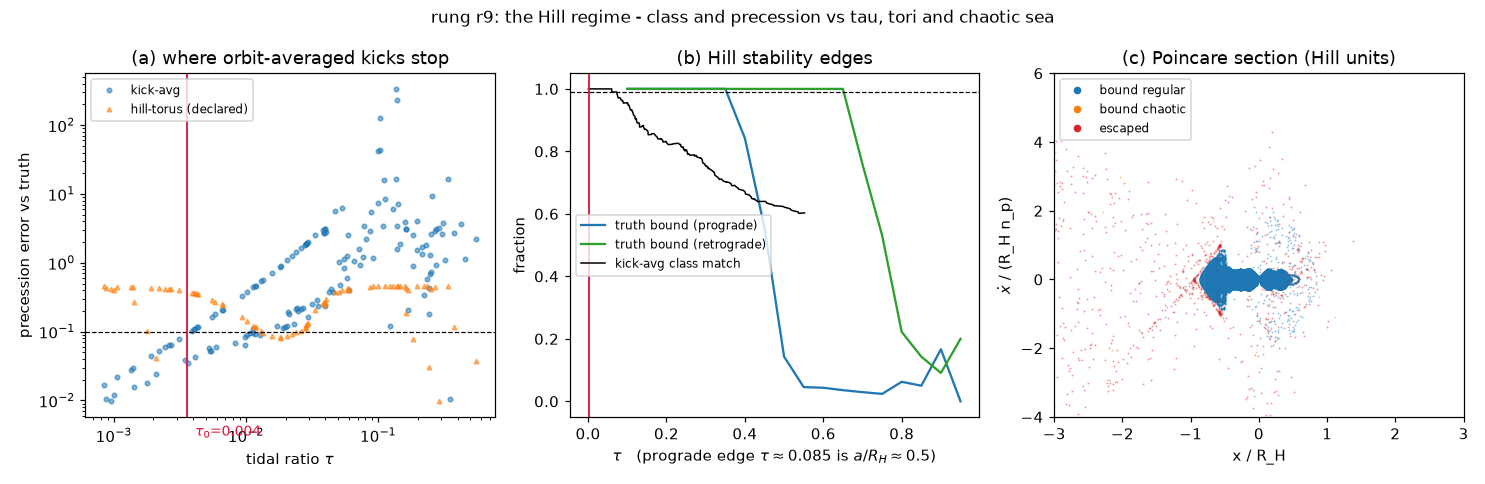

Write Python code to recreate this figure.
"""One picture for Julien: (a) precession error vs tau with tau0 marked,
(b) truth's bound fraction vs a/R_H (the Hill stability edges) and kick-avg's
running class-match fraction, (c) a Poincare section in Hill units (rotating
frame, y=0, ydot>0) from the truth, tori and chaotic sea coloured.
"""
import json
import numpy as np
import matplotlib
matplotlib.use("Agg")
import matplotlib.pyplot as plt
from common import RH
from cands import TS, DT, T_EVAL

with open("table.json") as f:
    rows = json.load(f)
with open("metrics.json") as f:
    M = json.load(f)
tau0 = M["kick-avg"]["tau0"]
shards = [np.load(f"truth_shard{k}.npz") for k in range(4)]

fig, axes = plt.subplots(1, 3, figsize=(13.5, 4.4))

# (a) precession error vs tau
ax = axes[0]
for key, lab, mkr in (("nu_kick", "kick-avg", "o"), ("nu_hill", "hill-torus (declared)", "^")):
    t_ = [r["tau"] for r in rows if not r["escaped"] and r[key] is not None and r["nu_truth"]]
    e_ = [abs(r[key] - r["nu_truth"]) / abs(r["nu_truth"]) for r in rows
          if not r["escaped"] and r[key] is not None and r["nu_truth"]]
    ax.loglog(t_, np.clip(e_, 3e-3, 1e3), mkr, ms=3, alpha=0.55, label=lab)
ax.axhline(0.1, color="k", lw=0.8, ls="--")
ax.axvline(tau0, color="crimson", lw=1.2)
ax.text(tau0 * 1.15, 3e-3, f"$\\tau_0$={tau0:.3f}", color="crimson", fontsize=9)
ax.set_xlabel(r"tidal ratio $\tau$")
ax.set_ylabel("precession error vs truth")
ax.set_title("(a) where orbit-averaged kicks stop")
ax.legend(fontsize=8, loc="upper left")

# (b) truth bound fraction vs a/R_H + kick-avg running class match
ax = axes[1]
grid = np.linspace(0.1, 0.95, 18)
for retro, lab, col in ((False, "prograde", "tab:blue"), (True, "retrograde", "tab:green")):
    sub = [r for r in rows if r["retro"] == retro]
    fb = [np.mean([not r["escaped"] for r in sub if abs(r["aRH"] - g) < 0.075]) for g in grid]
    ax.plot(grid, fb, color=col, label=f"truth bound ({lab})")
taus = sorted(r["tau"] for r in rows)
cm = []
for tstar in taus:
    sub = [r for r in rows if r["tau"] <= tstar and not r["chaotic"]]
    cm.append((tstar, np.mean([not r["escaped"] for r in sub])))
ax.plot([c[0] for c in cm], [c[1] for c in cm], "k-", lw=1, label="kick-avg class match")
ax.axhline(0.99, color="k", lw=0.8, ls="--")
ax.axvline(tau0, color="crimson", lw=1.2)
ax.set_xlabel(r"$\tau$   (prograde edge $\tau\approx0.085$ is $a/R_H\approx0.5$)")
ax.set_ylabel("fraction")
ax.set_title("(b) Hill stability edges")
ax.legend(fontsize=8, loc="center left")

# (c) Poincare section in Hill units
ax = axes[2]
for r in rows[:]:
    u = shards[r["i"] // 64][f"u{r['i']}"].astype(np.complex128)
    v = np.gradient(u, T_EVAL)
    y, yp = u.imag, v.imag
    idx = np.where((y[:-1] * y[1:] < 0) & (yp[:-1] > 0))[0]
    fr = y[idx] / (y[idx] - y[idx + 1])
    x = u.real[idx] + fr * (u.real[idx + 1] - u.real[idx])
    vx = v.real[idx] + fr * (v.real[idx + 1] - v.real[idx])
    col = ("#d62728" if r["escaped"] else ("#ff7f0e" if r["chaotic"] else "#1f77b4"))
    ax.scatter(x / RH, vx / RH, s=1.5, c=col, alpha=0.45, linewidths=0)
ax.set_xlim(-3, 3)
ax.set_ylim(-4, 6)
ax.set_xlabel("x / R_H")
ax.set_ylabel(r"$\dot{x}$ / (R_H n_p)")
ax.set_title("(c) Poincare section (Hill units)")
import matplotlib.lines as mlines
ax.legend(handles=[mlines.Line2D([], [], color=c, marker="o", ls="", ms=4, label=l)
                   for c, l in (("#1f77b4", "bound regular"), ("#ff7f0e", "bound chaotic"),
                                ("#d62728", "escaped"))], fontsize=8, loc="upper left")

fig.suptitle("rung r9: the Hill regime - class and precession vs tau, tori and chaotic sea", fontsize=11)
fig.tight_layout()
fig.savefig("picture.svg", dpi=110)
fig.savefig("picture.png", dpi=110)
print("wrote picture.svg / picture.png")
